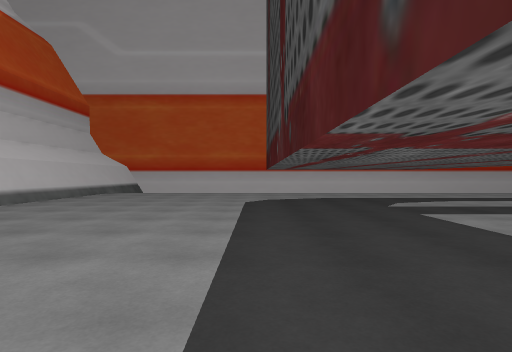
View 1 (above)

12 first-person views from a walk through a Unity game level. The camera is 1.2 m above the floor, looks level and sees 80° across. The floor is counted in squares, 2 m on a side. Each view is taken from the middle of a square. On the plan, view 1 faces up. The plan holds only what a view shows up to about 9 squares ahead; the rest is blank. The place goes on beyond the plan.

View 2
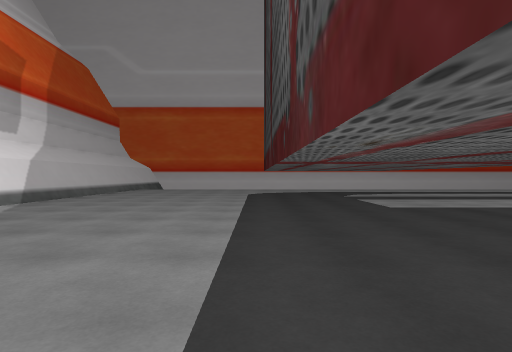

View 3
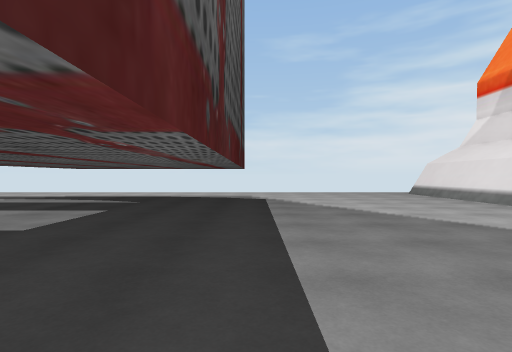

View 4
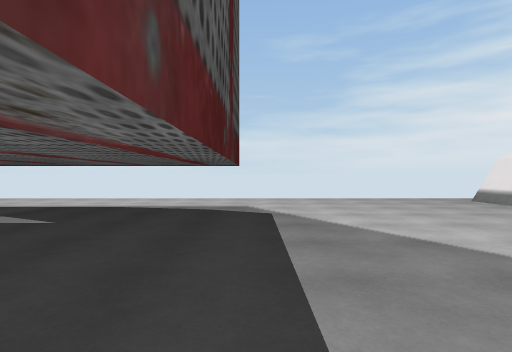

View 5
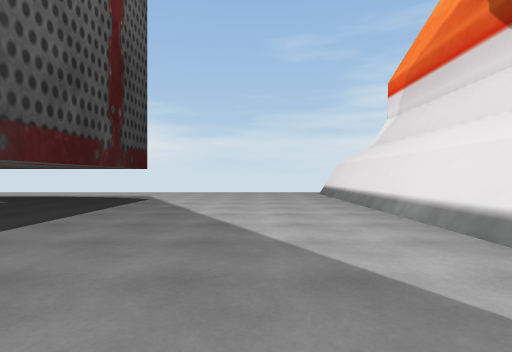

View 6
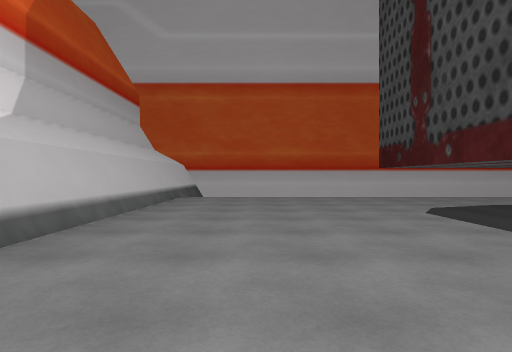

View 7
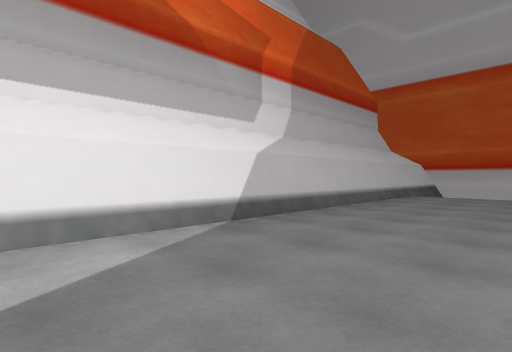

View 8
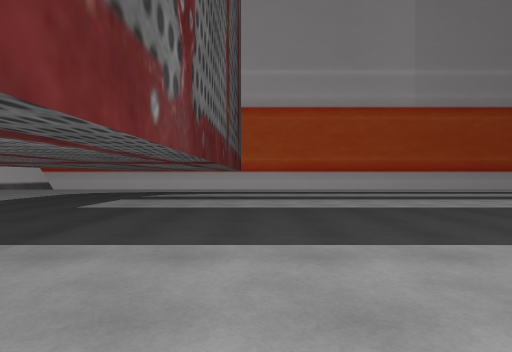

View 9
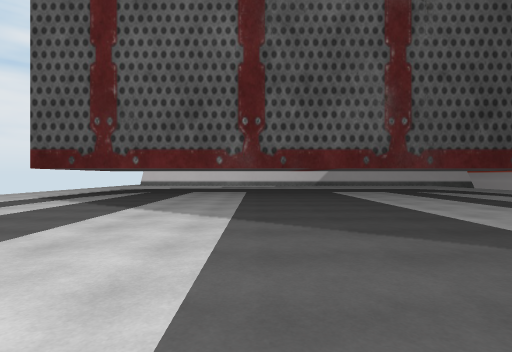

View 10
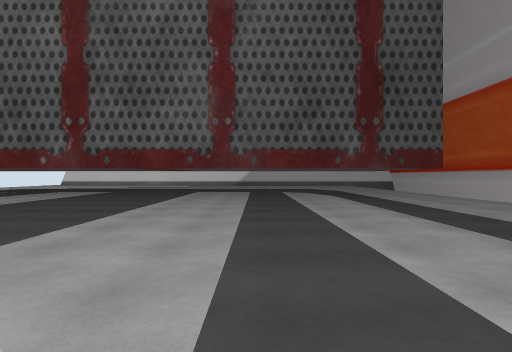

View 11
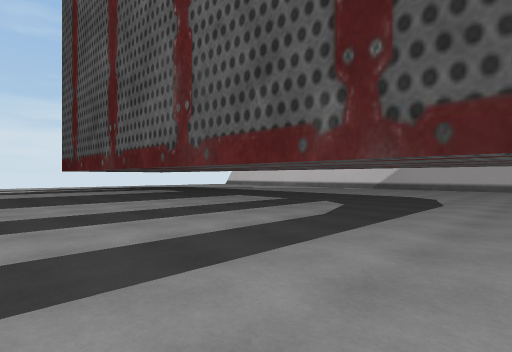

View 12
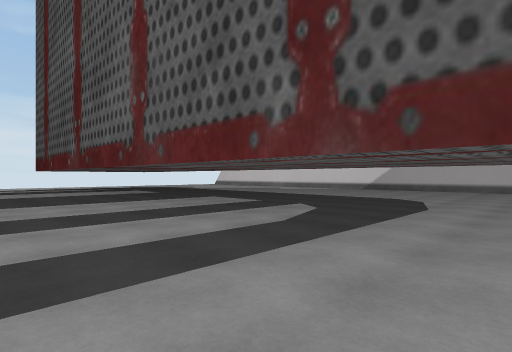

### Floor plan
Key: @ floor where view 1 was taken; # wall or solid block; . floor; / step, stairs or slope; = window, fence, low wall or low ledge; T thing the floor can be seen under or through.
Columns run from 6 left of view 1 to 14 right of it. Each row starts with its distance up from view 1.
 11 ##
 10 #/.....#   T....
  9 #/.....=...T.....
  8 #/.....=...T......
  7 #/.....=...T.......
  6 #/.....=...T........
  5 #/.....=...T.........
  4 #/.....=...T........
  3 #/.....=...T.......
  2 #/.....=...T.......
  1 #/.....=...T........
  0 #/....@=...T.........
 -1 #/.....=...T........
 -2 #/.....=...T.......
 -3 #/.....=...T......
 -4 #/.....=...T.....
 -5 #/.....=...T...
 -6 #/.....#   T..
 -7 #/...........
 -8 .............

Positions as (right, up) in squares from view 1, and headings:
1: (0, 0), facing up
2: (0, -3), facing up
3: (0, 3), facing down
4: (0, 0), facing down
5: (-3, 3), facing down
6: (-3, 2), facing up
7: (-2, 1), facing up-left
8: (6, -3), facing up
9: (14, 0), facing left
10: (14, 5), facing left
11: (9, 10), facing down-left
12: (8, 10), facing down-left
